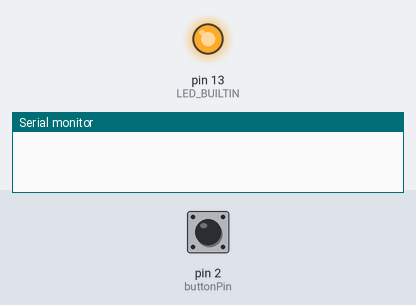
Recording of a sketch running on a simulated Arduino Uno, built with avr-gcc and run on an emulated ATmega328P. On the bench: output pins drawn as LEDs (lit = HIGH), the last lines printed to the serial monitor. The test bench sets the inputs (shaded band); at power-on: pin 2 (buttonPin) HIGH.

Above: at 1.2 s.
1.3 s: pin 2 (buttonPin) pulled LOW for 0.15 s
At 1.9 s:
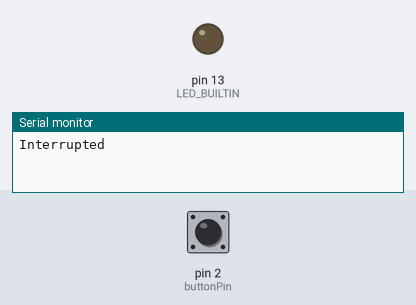
2.9 s: pin 2 (buttonPin) pulled LOW for 1 s
At 4.3 s:
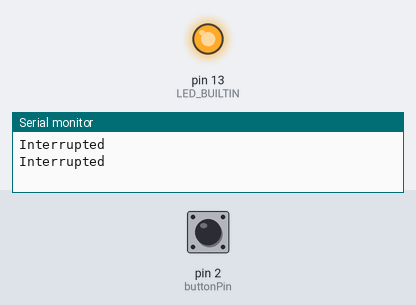
5.4 s: pin 2 (buttonPin) pulled LOW for 3.2 s
At 6.2 s:
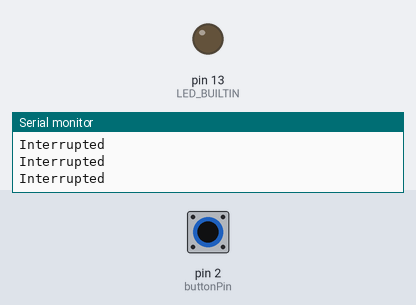
Timing chart, 0 to 8.4 s (numbered marks = the images above; inputs shaded):
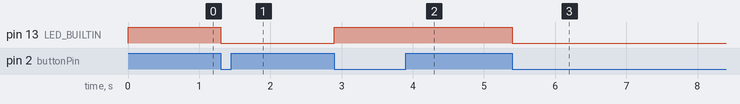

Measured:
- after the input at 1.3 s, pin 13 (LED_BUILTIN): HIGH → LOW at once
- after the input at 2.9 s, pin 13 (LED_BUILTIN): LOW → HIGH at once
- after the input at 5.4 s, pin 13 (LED_BUILTIN): HIGH → LOW at once

The sketch:

Debounce.ino
```cpp
/*
  Debounce

  Each time the input pin goes from LOW to HIGH (e.g. because of a push-button
  press), the output pin is toggled from LOW to HIGH or HIGH to LOW. There's a
  minimum delay between toggles to debounce the circuit (i.e. to ignore noise).
*/

// constants won't change. They're used here to set pin numbers:
#define  buttonPin  2   // the number of the pushbutton pin

// Variables will change:
volatile byte ledState = HIGH;       // the current state of the output pin

void setup()
{
    pinMode(buttonPin, INPUT_PULLUP);
    pinMode(LED_BUILTIN, OUTPUT);
    Serial.begin(9600);

    // set initial LED state
    digitalWrite(LED_BUILTIN, ledState);
    attachInterrupt(digitalPinToInterrupt(2), interruption, FALLING);   //Because the button pullup, FALLING makes the interruption instant
}

void loop()
{
    digitalWrite(LED_BUILTIN, ledState);
}

void interruption()
{
    static unsigned long last_interrupt_time = 0;
    unsigned long interrupt_time = millis();
    // If interrupts come faster than 200ms, assume it's a bounce and ignore
    if (interrupt_time - last_interrupt_time > 200)
    {
        Serial.println("Interrupted");
        ledState = !ledState;
        last_interrupt_time = interrupt_time;
    }
}
```
